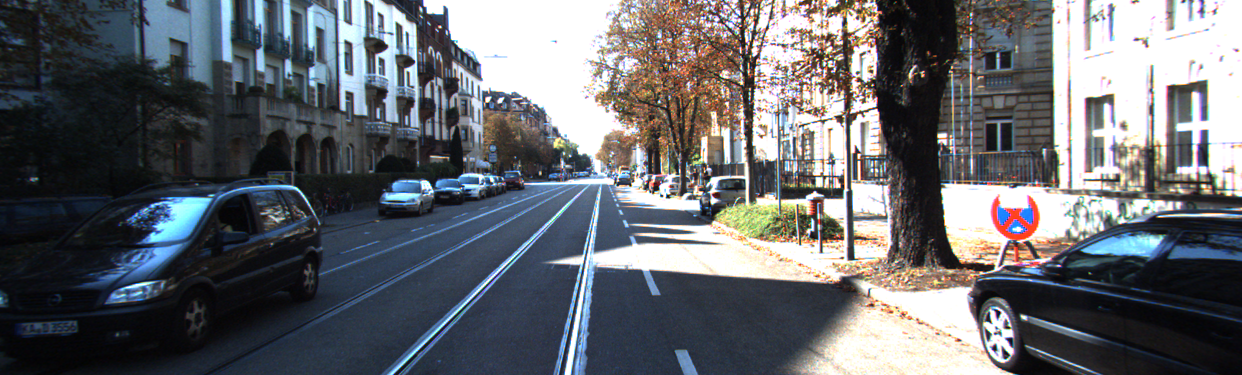
//> input picture SottrazioneSfondo/frame2.png, 1242 x 375 px
$ ./background frame1.png frame2.png   (built with g++ and OpenCV 4)
//> lines starting //> are read from the running program, lines starting //| are printed output that depends on the picture
/*
 * Sottrazione dello sfondo da Video o Foto
*/
#include <iostream>
#include <opencv2/opencv.hpp>

using namespace std;
using namespace cv;

Mat mediaBack(Mat imgs[], int size)
{
	Mat media;
	imgs[0].copyTo(media);
	for (int k = 0; k < size; k++)
	{
		for(int i = 0; i < media.rows; i++)
		{
			for(int j = 0; j < media.cols; j++)
			{
				media.at<uchar>(i,j) = (imgs[k].at<uchar>(i,j) + media.at<uchar>(i,j) ) /2;
			}
		}
	}
	namedWindow("BGSub",WINDOW_NORMAL);
	imshow("BGSub",media);
	waitKey(0);
return media;
}

void movedObject(Mat media,Mat newframe)
{
	Mat temp;
	media.copyTo(temp);
	for (int i = 0; i < newframe.rows; i++)
	{
		for (int j = 0; j < newframe.cols; j++)
		{
			temp.at<uchar>(i,j) = abs(newframe.at<uchar>(i,j) - media.at<uchar>(i,j) );
		}
	}
	namedWindow("Moved",WINDOW_NORMAL);
	imshow("Moved",temp);
	namedWindow("New",WINDOW_NORMAL);
	imshow("New",newframe);
	waitKey(0);

	destroyAllWindows();
}

void analizzaImmagine(int argc, char** argv)
{
//> called with argc = 3
	int size = argc-2;
	Mat imgs[size], newframe;

	for(int i = 0; i < size; i++)
		imgs[i] = imread(argv[i+2],0);

	newframe = imread(argv[1],0);
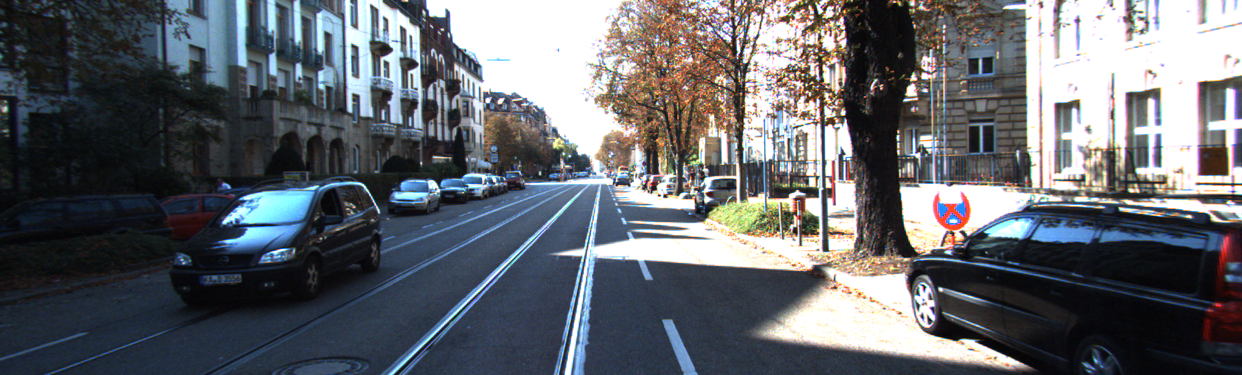
//> input picture SottrazioneSfondo/frame1.png, 1242 x 375 px
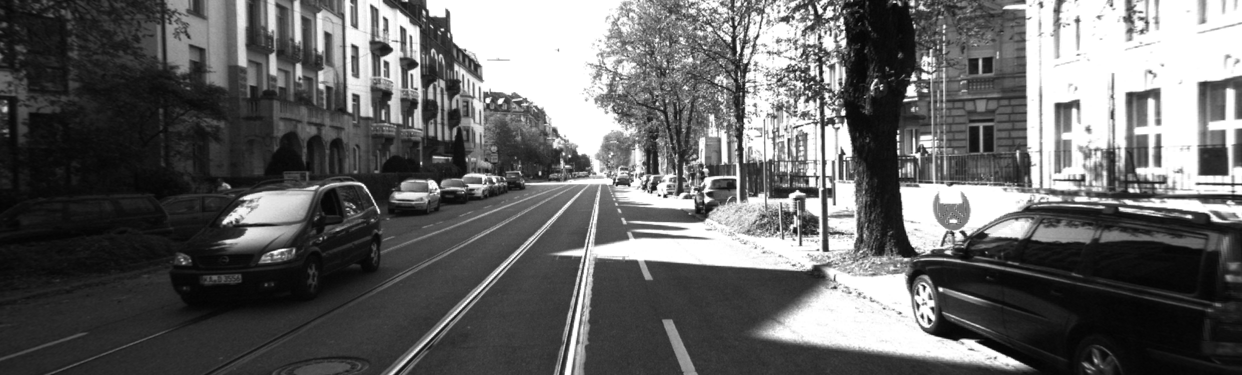
//> newframe: 375 rows x 1242 cols, CV_8UC1; min 3, max 255, mean 101.3
	Mat media = mediaBack(imgs,size);
//> in mediaBack, `imshow("BGSub",media);`:
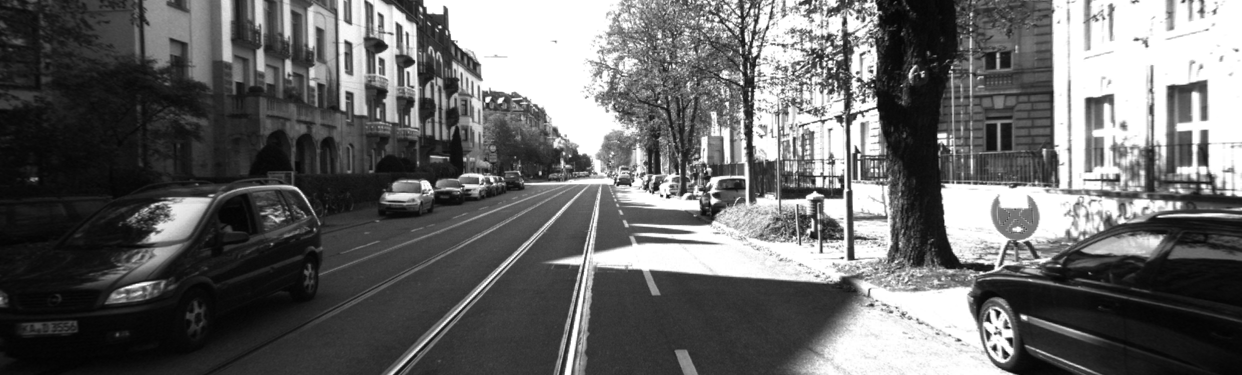
//> window 'BGSub': 375 rows x 1242 cols, CV_8UC1; min 2, max 255, mean 103.5
	movedObject(media,newframe);
//> after the loop in movedObject, `for (int i = 0; i < newframe.rows; i++)`:
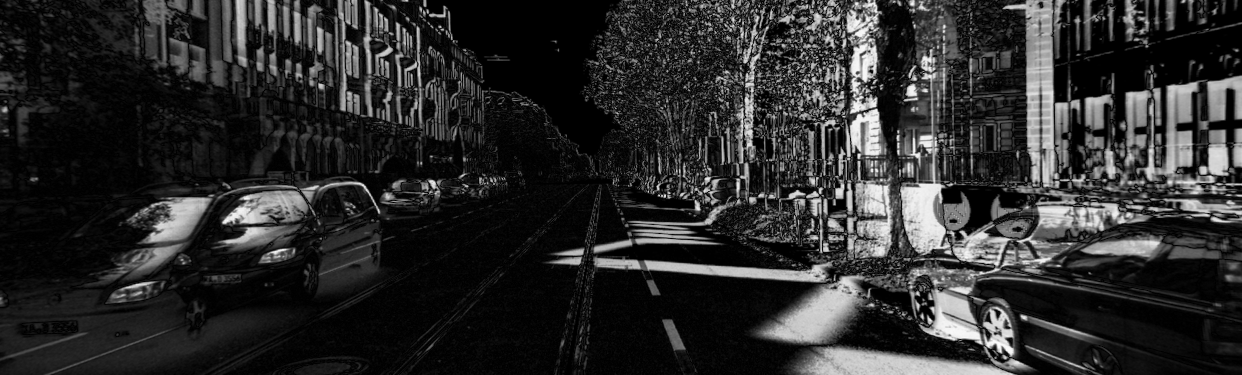
//> temp: 375 rows x 1242 cols, CV_8UC1; min 0, max 251, mean 44
	exit(0);
//> (the program exits here)
